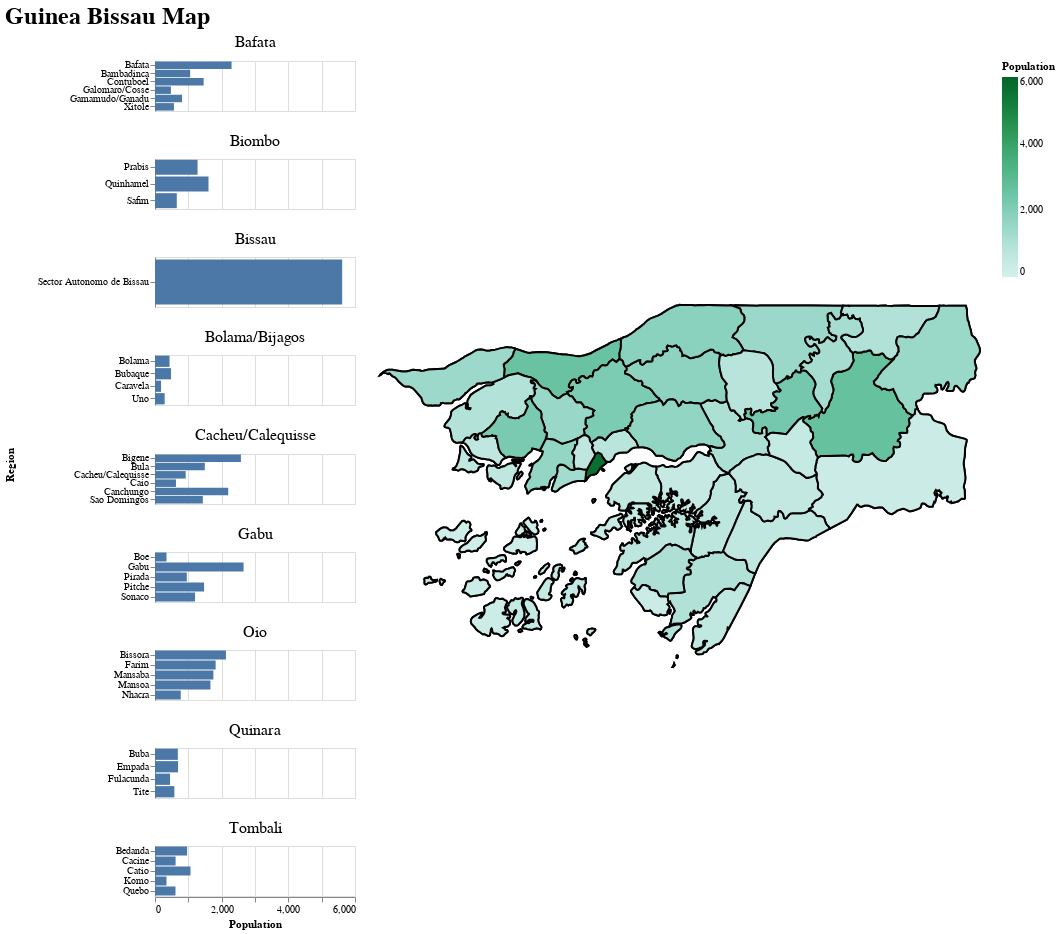

Write notebook code for a chart like this one.
### Markdown cell above
## General Population

Column `UN_2020_E` : 2020 UN Estimate

### Code cell


### Figure 1 — Vega-Lite specification as saved in the notebook (floating-point values rounded to 4 significant figures; data arrays with more than 128 entries replaced by an {"elided": "..."} marker saying what was removed)
{"config": {"view": {"continuousWidth": 400, "continuousHeight": 300}, "title": {"align": "center", "baseline": "middle", "fontSize": 24}}, "hconcat": [{"mark": "bar", "encoding": {"opacity": {"condition": {"value": 1, "selection": "selector001"}, "value": 0.1}, "row": {"type": "nominal", "field": "properties.ADM1_NAME", "header": {"labelFontSize": 16, "labelOrient": "top"}, "title": "Region"}, "x": {"type": "quantitative", "field": "properties.A65PLUSB", "title": "Population"}, "y": {"type": "nominal", "field": "properties.ADM2_NAME", "title": null}}, "height": 50, "resolve": {"scale": {"y": "independent"}}, "selection": {"selector001": {"type": "single", "on": "mouseover", "nearest": false}}, "width": 200}, {"layer": [{"mark": {"type": "geoshape", "fill": "lightgray", "stroke": "black", "strokeWidth": 2}, "height": 850, "width": 600}, {"mark": {"type": "geoshape", "stroke": "black", "strokeWidth": 2}, "encoding": {"color": {"type": "quantitative", "field": "properties.A65PLUSB", "legend": {"title": "Population"}, "scale": {"domain": [0, 6000], "reverse": false, "scheme": "bluegreen"}}, "opacity": {"condition": {"value": 1, "selection": "selector001"}, "value": 0.1}, "tooltip": [{"type": "nominal", "field": "properties.ADM1_NAME", "title": "Region"}, {"type": "nominal", "field": "properties.ADM2_NAME", "title": "Sector"}, {"type": "quantitative", "field": "properties.A65PLUSB", "format": ",~r", "title": "Population"}]}, "height": 850, "selection": {"selector001": {"type": "single", "on": "mouseover", "nearest": false}}, "width": 600}]}], "data": {"values": [{"id": "0", "type": "Feature", "properties": {"ADM1_NAME": "Bafata", "ADM2_NAME": "Bambadinca", "A65PLUSB": 1055}, "geometry": {"type": "Polygon", "coordinates": {"elided": "1x161x2 float values"}}}, {"id": "1", "type": "Feature", "properties": {"ADM1_NAME": "Tombali", "ADM2_NAME": "Bedanda", "A65PLUSB": 963}, "geometry": {"type": "MultiPolygon", "coordinates": {"elided": "3 rows, 450 float values in total"}}}, {"id": "2", "type": "Feature", "properties": {"ADM1_NAME": "Cacheu/Calequisse", "ADM2_NAME": "Bigene", "A65PLUSB": 2577}, "geometry": {"type": "Polygon", "coordinates": {"elided": "1x158x2 float values"}}}, {"id": "3", "type": "Feature", "properties": {"ADM1_NAME": "Bissau", "ADM2_NAME": "Sector Autonomo de Bissau", "A65PLUSB": 5615}, "geometry": {"type": "MultiPolygon", "coordinates": [[[[-15.66, 11.8], [-15.66, 11.85], [-15.65, 11.85], [-15.65, 11.86], [-15.65, 11.87], [-15.64, 11.88], [-15.64, 11.89], [-15.63, 11.9], [-15.62, 11.92], [-15.61, 11.93], [-15.61, 11.93], [-15.6, 11.94], [-15.6, 11.94], [-15.59, 11.94], [-15.58, 11.93], [-15.58, 11.92], [-15.57, 11.91], [-15.56, 11.9], [-15.55, 11.9], [-15.55, 11.89], [-15.55, 11.89], [-15.57, 11.87], [-15.57, 11.87], [-15.59, 11.86], [-15.6, 11.85], [-15.6, 11.84], [-15.61, 11.83], [-15.62, 11.83], [-15.63, 11.83], [-15.64, 11.82], [-15.65, 11.82], [-15.66, 11.8], [-15.66, 11.8]]], [[[-15.57, 11.85], [-15.58, 11.85], [-15.58, 11.85], [-15.58, 11.86], [-15.57, 11.86], [-15.57, 11.85], [-15.57, 11.85], [-15.57, 11.85]]]]}}, {"id": "4", "type": "Feature", "properties": {"ADM1_NAME": "Oio", "ADM2_NAME": "Nhacra", "A65PLUSB": 772}, "geometry": {"type": "Polygon", "coordinates": [[[-15.61, 11.93], [-15.62, 11.94], [-15.62, 11.95], [-15.62, 11.95], [-15.63, 11.96], [-15.63, 11.97], [-15.62, 11.98], [-15.63, 11.99], [-15.63, 11.99], [-15.62, 12.0], [-15.61, 12.01], [-15.6, 12.02], [-15.58, 12.02], [-15.56, 12.0], [-15.55, 12.02], [-15.53, 12.04], [-15.49, 12.05], [-15.46, 12.05], [-15.45, 12.05], [-15.44, 12.04], [-15.43, 12.02], [-15.42, 12.01], [-15.41, 12.01], [-15.4, 12.0], [-15.39, 11.97], [-15.39, 11.97], [-15.41, 11.97], [-15.42, 11.96], [-15.43, 11.96], [-15.45, 11.94], [-15.45, 11.94], [-15.47, 11.94], [-15.49, 11.94], [-15.51, 11.93], [-15.51, 11.93], [-15.52, 11.91], [-15.54, 11.89], [-15.54, 11.89], [-15.55, 11.9], [-15.56, 11.9], [-15.57, 11.91], [-15.58, 11.92], [-15.58, 11.93], [-15.59, 11.94], [-15.6, 11.94], [-15.6, 11.94], [-15.61, 11.93]]]}}, {"id": "5", "type": "Feature", "properties": {"ADM1_NAME": "Oio", "ADM2_NAME": "Bissora", "A65PLUSB": 2128}, "geometry": {"type": "Polygon", "coordinates": {"elided": "1x200x2 float values"}}}, {"id": "6", "type": "Feature", "properties": {"ADM1_NAME": "Gabu", "ADM2_NAME": "Boe", "A65PLUSB": 345}, "geometry": {"type": "Polygon", "coordinates": {"elided": "1x270x2 float values"}}}, {"id": "7", "type": "Feature", "properties": {"ADM1_NAME": "Quinara", "ADM2_NAME": "Buba", "A65PLUSB": 685}, "geometry": {"type": "Polygon", "coordinates": {"elided": "1x189x2 float values"}}}, {"id": "8", "type": "Feature", "properties": {"ADM1_NAME": "Cacheu/Calequisse", "ADM2_NAME": "Bula", "A65PLUSB": 1494}, "geometry": {"type": "Polygon", "coordinates": {"elided": "1x121x2 float values"}}}, {"id": "9", "type": "Feature", "properties": {"ADM1_NAME": "Cacheu/Calequisse", "ADM2_NAME": "Cacheu/Calequisse", "A65PLUSB": 921}, "geometry": {"type": "Polygon", "coordinates": {"elided": "1x162x2 float values"}}}, {"id": "10", "type": "Feature", "properties": {"ADM1_NAME": "Tombali", "ADM2_NAME": "Cacine", "A65PLUSB": 618}, "geometry": {"type": "MultiPolygon", "coordinates": {"elided": "3 rows, 252 float values in total"}}}, {"id": "11", "type": "Feature", "properties": {"ADM1_NAME": "Cacheu/Calequisse", "ADM2_NAME": "Caio", "A65PLUSB": 629}, "geometry": {"type": "MultiPolygon", "coordinates": {"elided": "4 rows, 408 float values in total"}}}, {"id": "12", "type": "Feature", "properties": {"ADM1_NAME": "Cacheu/Calequisse", "ADM2_NAME": "Canchungo", "A65PLUSB": 2196}, "geometry": {"type": "MultiPolygon", "coordinates": {"elided": "2 rows, 252 float values in total"}}}, {"id": "13", "type": "Feature", "properties": {"ADM1_NAME": "Oio", "ADM2_NAME": "Mansaba", "A65PLUSB": 1752}, "geometry": {"type": "Polygon", "coordinates": {"elided": "1x189x2 float values"}}}, {"id": "14", "type": "Feature", "properties": {"ADM1_NAME": "Bafata", "ADM2_NAME": "Contuboel", "A65PLUSB": 1459}, "geometry": {"type": "Polygon", "coordinates": {"elided": "1x242x2 float values"}}}, {"id": "15", "type": "Feature", "properties": {"ADM1_NAME": "Quinara", "ADM2_NAME": "Empada", "A65PLUSB": 692}, "geometry": {"type": "Polygon", "coordinates": {"elided": "1x319x2 float values"}}}, {"id": "16", "type": "Feature", "properties": {"ADM1_NAME": "Oio", "ADM2_NAME": "Farim", "A65PLUSB": 1819}, "geometry": {"type": "Polygon", "coordinates": {"elided": "1x202x2 float values"}}}, {"id": "17", "type": "Feature", "properties": {"ADM1_NAME": "Quinara", "ADM2_NAME": "Fulacunda", "A65PLUSB": 450}, "geometry": {"type": "Polygon", "coordinates": {"elided": "1x254x2 float values"}}}, {"id": "18", "type": "Feature", "properties": {"ADM1_NAME": "Gabu", "ADM2_NAME": "Gabu", "A65PLUSB": 2658}, "geometry": {"type": "Polygon", "coordinates": {"elided": "1x262x2 float values"}}}, {"id": "19", "type": "Feature", "properties": {"ADM1_NAME": "Bafata", "ADM2_NAME": "Gamamudo/Ganadu", "A65PLUSB": 812}, "geometry": {"type": "Polygon", "coordinates": {"elided": "1x142x2 float values"}}}, {"id": "20", "type": "Feature", "properties": {"ADM1_NAME": "Oio", "ADM2_NAME": "Mansoa", "A65PLUSB": 1663}, "geometry": {"type": "Polygon", "coordinates": {"elided": "1x131x2 float values"}}}, {"id": "21", "type": "Feature", "properties": {"ADM1_NAME": "Gabu", "ADM2_NAME": "Pirada", "A65PLUSB": 954}, "geometry": {"type": "Polygon", "coordinates": {"elided": "1x150x2 float values"}}}, {"id": "22", "type": "Feature", "properties": {"ADM1_NAME": "Gabu", "ADM2_NAME": "Pitche", "A65PLUSB": 1472}, "geometry": {"type": "Polygon", "coordinates": {"elided": "1x154x2 float values"}}}, {"id": "23", "type": "Feature", "properties": {"ADM1_NAME": "Biombo", "ADM2_NAME": "Prabis", "A65PLUSB": 1277}, "geometry": {"type": "Polygon", "coordinates": [[[-15.66, 11.8], [-15.67, 11.8], [-15.7, 11.8], [-15.73, 11.79], [-15.77, 11.77], [-15.79, 11.76], [-15.79, 11.76], [-15.79, 11.76], [-15.81, 11.75], [-15.81, 11.75], [-15.82, 11.74], [-15.83, 11.75], [-15.83, 11.75], [-15.84, 11.75], [-15.83, 11.76], [-15.83, 11.77], [-15.83, 11.78], [-15.82, 11.8], [-15.82, 11.81], [-15.82, 11.81], [-15.82, 11.81], [-15.82, 11.81], [-15.81, 11.82], [-15.82, 11.82], [-15.81, 11.83], [-15.81, 11.83], [-15.81, 11.83], [-15.81, 11.84], [-15.81, 11.84], [-15.81, 11.86], [-15.8, 11.87], [-15.79, 11.88], [-15.78, 11.88], [-15.77, 11.87], [-15.75, 11.86], [-15.74, 11.86], [-15.73, 11.85], [-15.72, 11.86], [-15.71, 11.86], [-15.7, 11.86], [-15.69, 11.86], [-15.68, 11.86], [-15.67, 11.85], [-15.65, 11.86], [-15.65, 11.85], [-15.66, 11.85], [-15.66, 11.8]]]}}, {"id": "24", "type": "Feature", "properties": {"ADM1_NAME": "Tombali", "ADM2_NAME": "Quebo", "A65PLUSB": 615}, "geometry": {"type": "Polygon", "coordinates": {"elided": "1x122x2 float values"}}}, {"id": "25", "type": "Feature", "properties": {"ADM1_NAME": "Biombo", "ADM2_NAME": "Quinhamel", "A65PLUSB": 1605}, "geometry": {"type": "MultiPolygon", "coordinates": {"elided": "3 rows, 204 float values in total"}}}, {"id": "26", "type": "Feature", "properties": {"ADM1_NAME": "Biombo", "ADM2_NAME": "Safim", "A65PLUSB": 654}, "geometry": {"type": "Polygon", "coordinates": [[[-15.65, 11.86], [-15.67, 11.85], [-15.68, 11.86], [-15.69, 11.86], [-15.7, 11.86], [-15.71, 11.86], [-15.72, 11.86], [-15.72, 11.86], [-15.72, 11.87], [-15.72, 11.88], [-15.72, 11.88], [-15.72, 11.89], [-15.72, 11.9], [-15.72, 11.91], [-15.72, 11.92], [-15.72, 11.93], [-15.72, 11.93], [-15.73, 11.93], [-15.73, 11.94], [-15.73, 11.94], [-15.73, 11.95], [-15.72, 11.95], [-15.72, 11.96], [-15.72, 11.97], [-15.71, 11.98], [-15.71, 11.98], [-15.71, 11.98], [-15.7, 11.98], [-15.71, 11.99], [-15.7, 12.01], [-15.7, 12.01], [-15.69, 12.02], [-15.68, 12.02], [-15.67, 12.03], [-15.67, 12.03], [-15.67, 12.03], [-15.66, 12.03], [-15.65, 12.02], [-15.64, 12.01], [-15.64, 12.01], [-15.64, 12.0], [-15.63, 11.99], [-15.63, 11.99], [-15.62, 11.98], [-15.63, 11.97], [-15.63, 11.96], [-15.62, 11.95], [-15.62, 11.95], [-15.62, 11.94], [-15.61, 11.93], [-15.61, 11.93], [-15.62, 11.92], [-15.63, 11.9], [-15.64, 11.89], [-15.64, 11.88], [-15.65, 11.87], [-15.65, 11.86]]]}}, {"id": "27", "type": "Feature", "properties": {"ADM1_NAME": "Cacheu/Calequisse", "ADM2_NAME": "Sao Domingos", "A65PLUSB": 1435}, "geometry": {"type": "Polygon", "coordinates": {"elided": "1x121x2 float values"}}}, {"id": "28", "type": "Feature", "properties": {"ADM1_NAME": "Gabu", "ADM2_NAME": "Sonaco", "A65PLUSB": 1201}, "geometry": {"type": "Polygon", "coordinates": {"elided": "1x300x2 float values"}}}, {"id": "29", "type": "Feature", "properties": {"ADM1_NAME": "Bafata", "ADM2_NAME": "Xitole", "A65PLUSB": 568}, "geometry": {"type": "Polygon", "coordinates": {"elided": "1x164x2 float values"}}}, {"id": "30", "type": "Feature", "properties": {"ADM1_NAME": "Tombali", "ADM2_NAME": "Catio", "A65PLUSB": 1064}, "geometry": {"type": "Polygon", "coordinates": {"elided": "1x147x2 float values"}}}, {"id": "31", "type": "Feature", "properties": {"ADM1_NAME": "Tombali", "ADM2_NAME": "Komo", "A65PLUSB": 345}, "geometry": {"type": "MultiPolygon", "coordinates": {"elided": "2 rows, 180 float values in total"}}}, {"id": "32", "type": "Feature", "properties": {"ADM1_NAME": "Bafata", "ADM2_NAME": "Bafata", "A65PLUSB": 2297}, "geometry": {"type": "Polygon", "coordinates": {"elided": "1x168x2 float values"}}}, {"id": "33", "type": "Feature", "properties": {"ADM1_NAME": "Bafata", "ADM2_NAME": "Galomaro/Cosse", "A65PLUSB": 477}, "geometry": {"type": "Polygon", "coordinates": {"elided": "1x101x2 float values"}}}, {"id": "34", "type": "Feature", "properties": {"ADM1_NAME": "Quinara", "ADM2_NAME": "Tite", "A65PLUSB": 581}, "geometry": {"type": "MultiPolygon", "coordinates": {"elided": "4 rows, 320 float values in total"}}}, {"id": "35", "type": "Feature", "properties": {"ADM1_NAME": "Bolama/Bijagos", "ADM2_NAME": "Caravela", "A65PLUSB": 182}, "geometry": {"type": "MultiPolygon", "coordinates": {"elided": "9 rows, 474 float values in total"}}}, {"id": "36", "type": "Feature", "properties": {"ADM1_NAME": "Bolama/Bijagos", "ADM2_NAME": "Uno", "A65PLUSB": 290}, "geometry": {"type": "MultiPolygon", "coordinates": {"elided": "8 rows, 536 float values in total"}}}, {"id": "37", "type": "Feature", "properties": {"ADM1_NAME": "Bolama/Bijagos", "ADM2_NAME": "Bubaque", "A65PLUSB": 481}, "geometry": {"type": "MultiPolygon", "coordinates": {"elided": "15 rows, 734 float values in total"}}}, {"id": "38", "type": "Feature", "properties": {"ADM1_NAME": "Bolama/Bijagos", "ADM2_NAME": "Bolama", "A65PLUSB": 436}, "geometry": {"type": "MultiPolygon", "coordinates": {"elided": "3 rows, 464 float values in total"}}}]}, "title": "Guinea Bissau Map", "$schema": "https://vega.github.io/schema/vega-lite/v4.8.1.json"}
